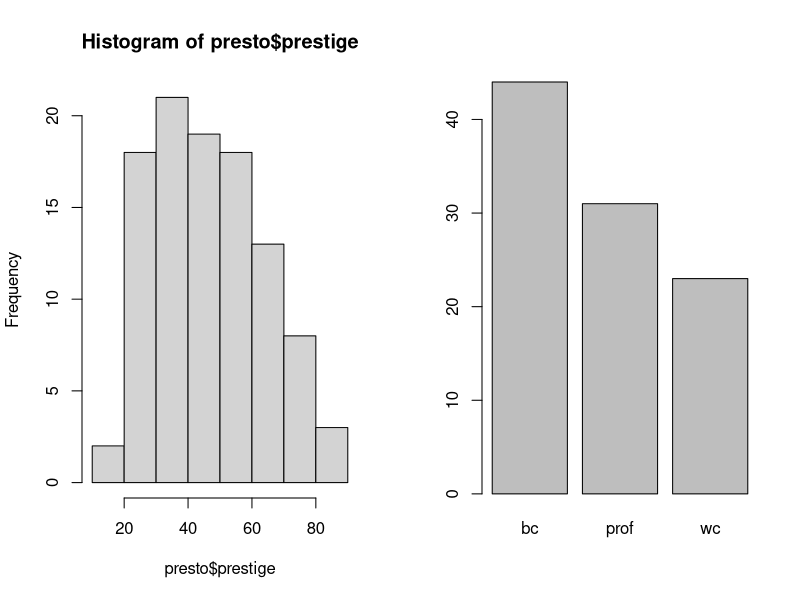
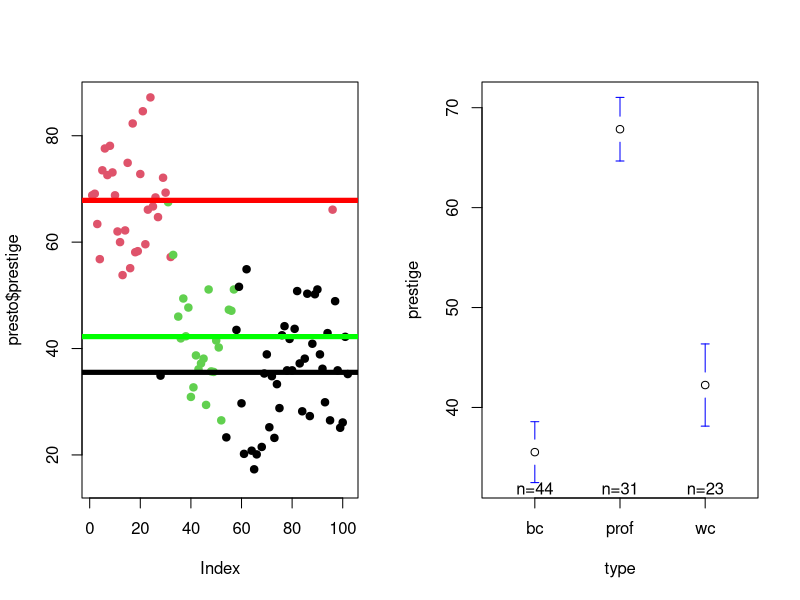
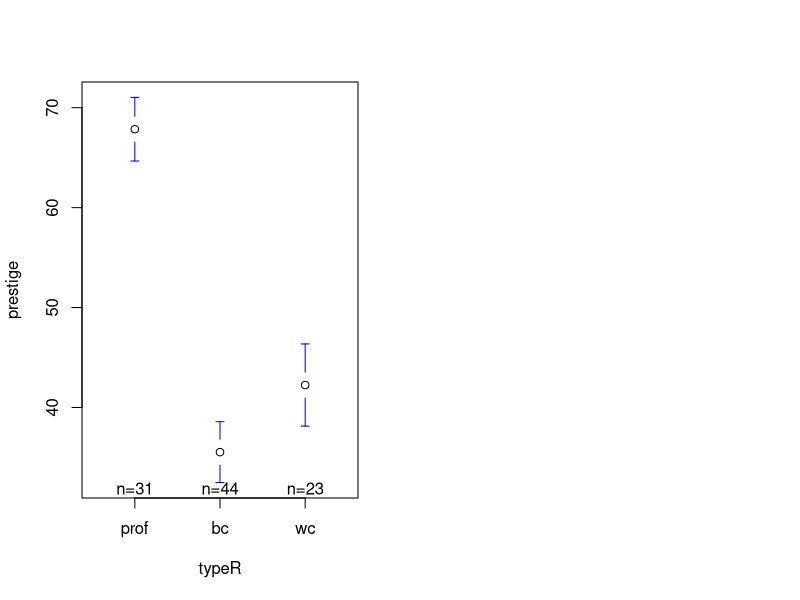
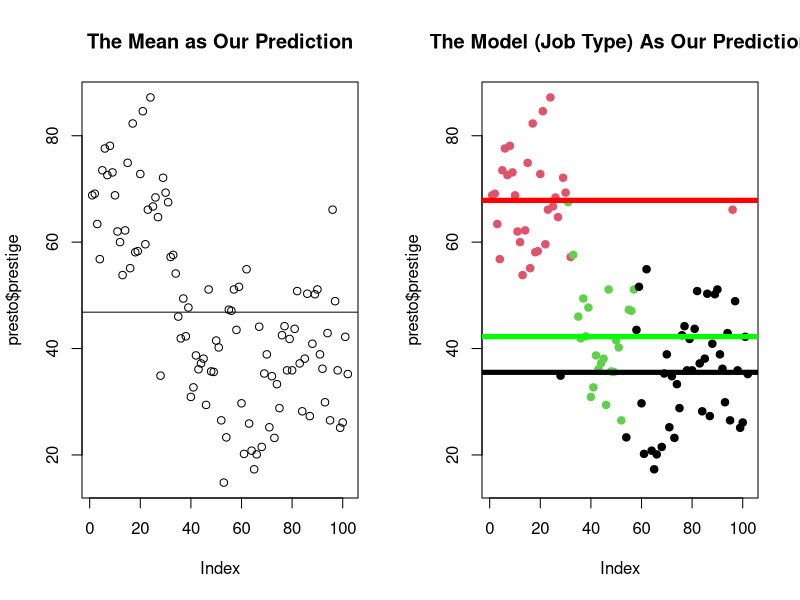

Here is the R script that generated these plots, in order:
## ---- chunk 1
#| include: false
library(car)
library(gplots)

presto <- Prestige
## ---- chunk 2
par(mfrow = c(1,2))
hist(presto$prestige)
plot(presto$type)

mod <- lm(prestige ~ type, data = presto)
mod
## ---- chunk 3
coef(mod)
## ---- chunk 4
par(mfrow = c(1,2))
plot(presto$prestige, col = presto$type, pch = 19)
abline(h = coef(mod)[1] + coef(mod)[2], col = 'red', lwd = 5)
abline(h = coef(mod)[1] + coef(mod)[3], col = 'green', lwd = 5)
abline(h = coef(mod)[1], col = 'black', lwd = 5) # blue collar

plotmeans(prestige ~ type, data = presto, connect = FALSE)
## ---- chunk 5
presto$typeR <- relevel(presto$type, ref = "prof")
mod2 <- lm(prestige ~ typeR, data = presto)
plotmeans(prestige ~ typeR, data = presto, connect = FALSE)
coef(mod2)
## ---- chunk 6
par(mfrow = c(1,2))
plot(presto$prestige, main = "The Mean as Our Prediction")
abline(h = mean(presto$prestige), )

plot(presto$prestige, col = presto$type, pch = 19, main = "The Model (Job Type) As Our Prediction")
abline(h = coef(mod)[1] + coef(mod)[2], col = 'red', lwd = 5)
abline(h = coef(mod)[1] + coef(mod)[3], col = 'green', lwd = 5)
abline(h = coef(mod)[1], col = 'black', lwd = 5) # blue collar
